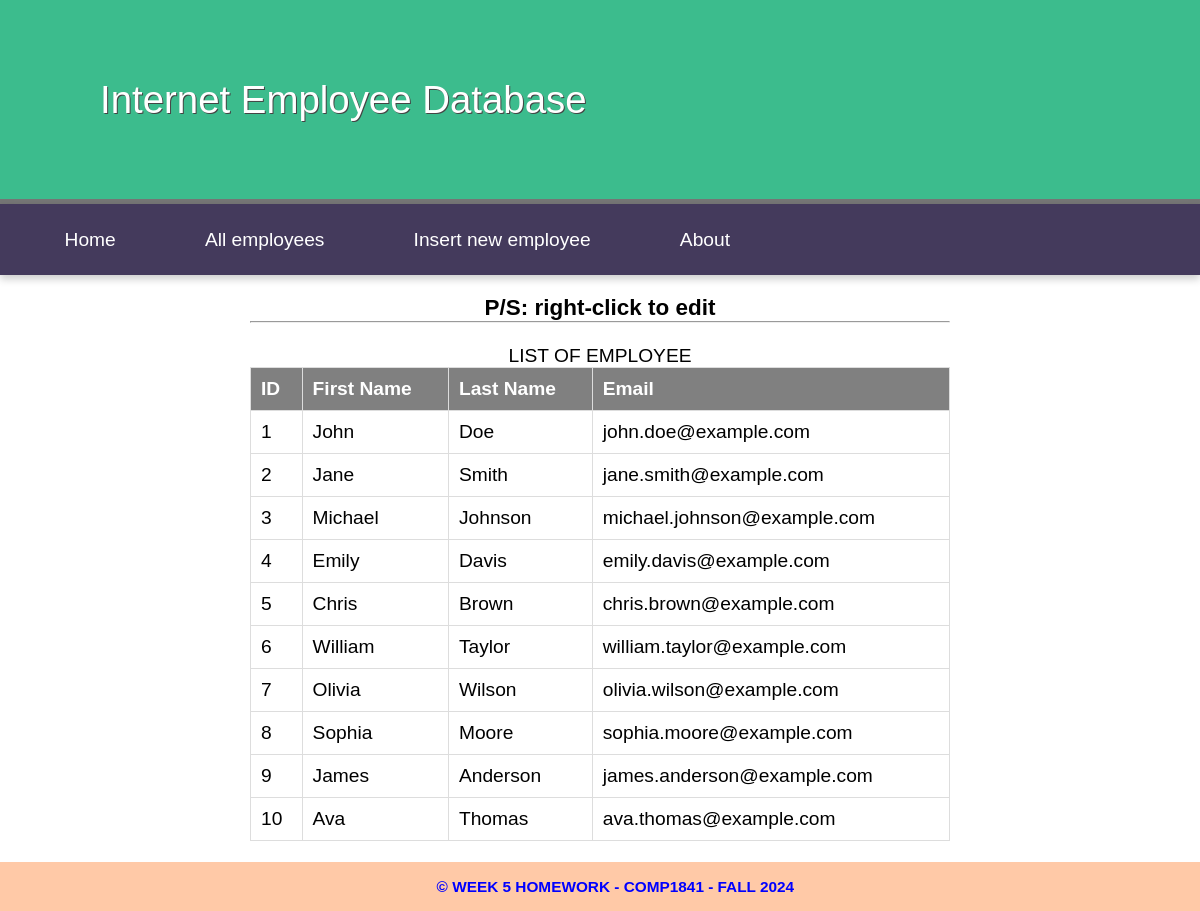
The page /view/view.php on the database its author committed.
### tables this page shows
CREATE TABLE `employee` (
  `id` int(11) NOT NULL,
  `first_name` varchar(50) DEFAULT NULL,
  `last_name` varchar(50) DEFAULT NULL,
  `email` varchar(100) DEFAULT NULL
);

### view/view.php (called while the page is built, shortened)
<?php
include '../includes/database.php';
$query = "SELECT * FROM employee";
$employees = $pdo->query($query);
include 'view.html.php';
$output = ob_get_clean();
include '../templates/layout.html.php';

### view/view.html.php (the view, shortened to what this page needs)
<h3>P/S: right-click to edit</h3>
<hr><br>
<table id="employee-table">
    <caption>LIST OF EMPLOYEE</caption>
    <tr>
        <th>ID</th>
        <th>First Name</th>
        <th>Last Name</th>
        <th>Email</th>
    </tr>
    <?php
    foreach ($employees as $employee) {
    ?>
        <tr data-id="<?= $employee['id'] ?>">
            <td><?= $employee['id'] ?></td>
            <td><?= $employee['first_name'] ?></td>
            <td><?= $employee['last_name'] ?></td>
            <td><?= $employee['email'] ?></td>
        </tr>
    <?php
    }
    ?>
</table>

### templates/layout.html.php (shortened to what this page needs)
<!DOCTYPE html>
<html lang="en">
<head>
   <link rel="stylesheet" href="../templates/style.css">
</head>
<body>
   <header>
      <h1>Internet Employee Database</h1>
   </header>
   <nav>
      <ul>
         <li><a href="../homepage/home.php">Home</a></li>
         <li><a href="../view/view.php">All employees</a></li>
         <li><a href="../insert/insert.php">Insert new employee</a></li>
         <li><a href="../about/about.php">About</a></li>
      </ul>
   </nav>
   <main>
      <?= $output ?>
   </main>
   <footer>
      &copy; WEEK 5 HOMEWORK - COMP1841 - FALL 2024
   </footer>
</body>
</html>

### templates/style.css (style rules this page uses)
* { margin: 0; padding: 0; }
body { font-family: Arial, Helvetica, Sans-serif; }
header { display: block; background-color: #3cbc8d; padding: 20px; border-bottom: 5px solid #757575; }
h1 { font-weight: normal; padding: 1.5em; color: white; text-shadow: 1px 1px 0px #444; width: 1000px; margin: auto; }
nav { background-color: #443a5c; box-shadow: 0px 4px 8px rgba(0, 0, 0, 0.2); }
nav a { color: white; text-decoration: none; padding: 15px; margin:0 20px; }
nav ul { display: flex; width: 1000px; margin: 0 20px; }
nav li { display: flex; text-align: center; justify-content: center; padding: 0.5em 0.5em; }
main { overflow: auto; min-height: 30vh; width: 90%; max-width: 700px; margin: auto; padding: 20px; display: block; text-align: center; }
footer { padding: 1em; background-color: #ffc9a7; font-size: 0.8em; text-align: center; color: blue; font-weight: bold; position: fixed; bottom: 0; left: 0; width: 100%; }
body { font-size: 1.2em; font-family: arial, helvetica, sans-serif; }
main>table { width: 100%; min-width: 500px; border-collapse: collapse; margin-bottom: 50px; }
main>table th, main>table td { padding: 10px; text-align: left; border: 1px solid #ddd; }
th { background: grey; color: white; }

### rows shown on the page
employee: id "1", first_name "John", last_name "Doe", email "john.doe@example.com"
employee: id "2", first_name "Jane", last_name "Smith", email "jane.smith@example.com"
employee: id "3", first_name "Michael", last_name "Johnson", email "michael.johnson@example.com"
employee: id "4", first_name "Emily", last_name "Davis", email "emily.davis@example.com"
employee: id "5", first_name "Chris", last_name "Brown", email "chris.brown@example.com"
employee: id "6", first_name "William", last_name "Taylor", email "william.taylor@example.com"
employee: id "7", first_name "Olivia", last_name "Wilson", email "olivia.wilson@example.com"
employee: id "8", first_name "Sophia", last_name "Moore", email "sophia.moore@example.com"
employee: id "9", first_name "James", last_name "Anderson", email "james.anderson@example.com"
employee: id "10", first_name "Ava", last_name "Thomas", email "ava.thomas@example.com"
